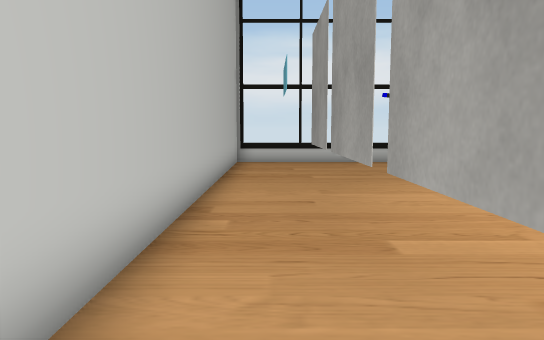
view 1 (above)

18 first-person views from a walk through a 3-D level made in the Unity game engine. The camera is 1.3 m above the floor, tilts 6° down and sees 70° across. The floor is counted in squares, 1 m on a side. Each view is taken from the middle of a square. On the plan, view 1 faces up. The plan holds only what a view shows up to about 16 squares ahead; the rest is blank. The player is left out. Some surface patterns are stand-ins.

view 2
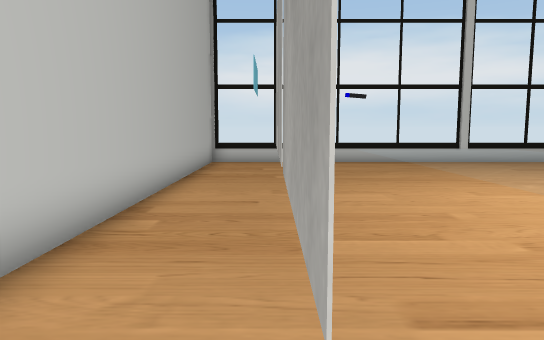

view 3
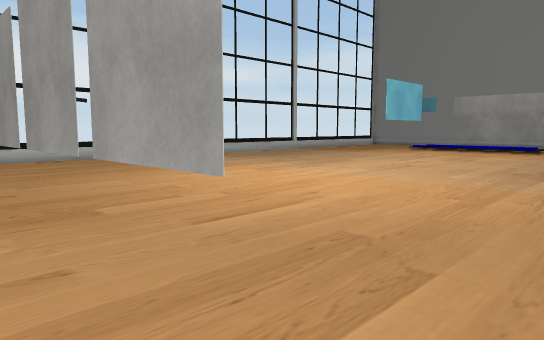

view 4
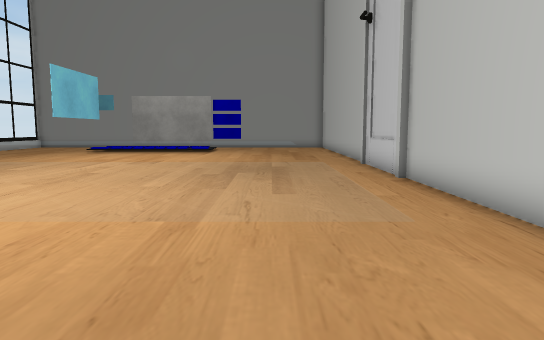

view 5
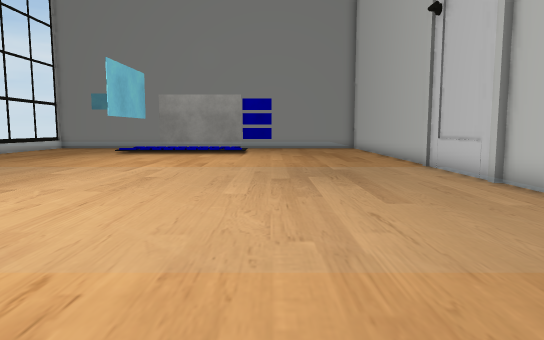

view 6
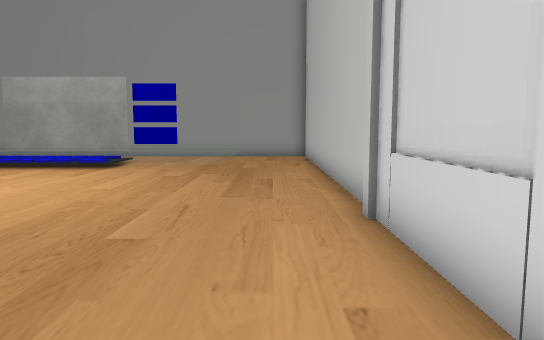

view 7
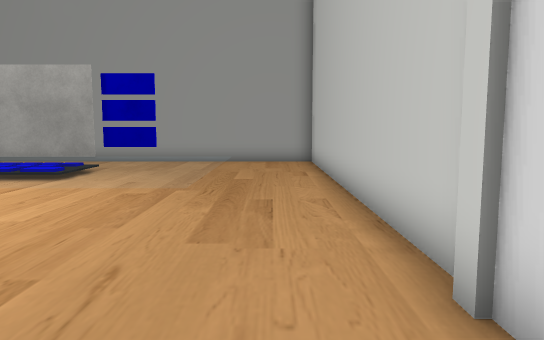

view 8
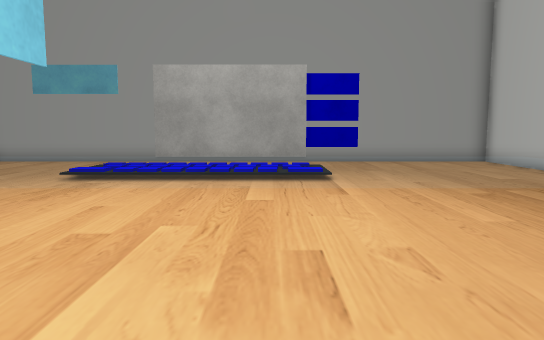

view 9
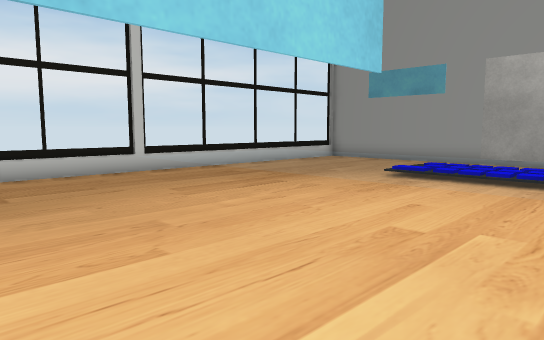

view 10
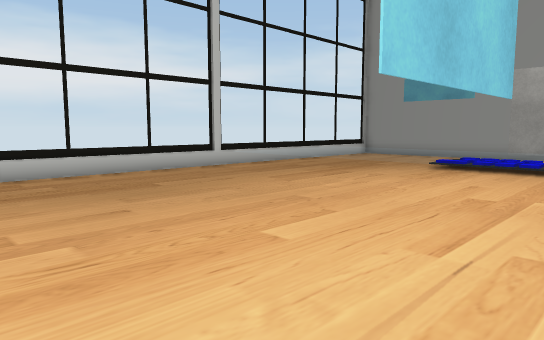

view 11
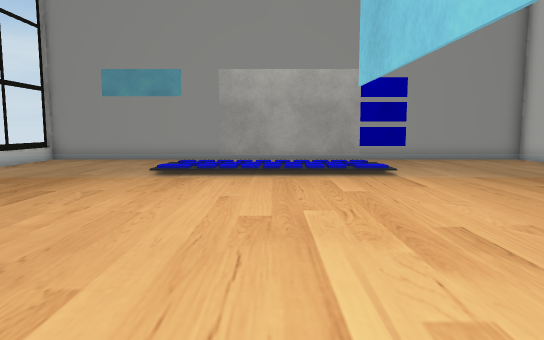

view 12
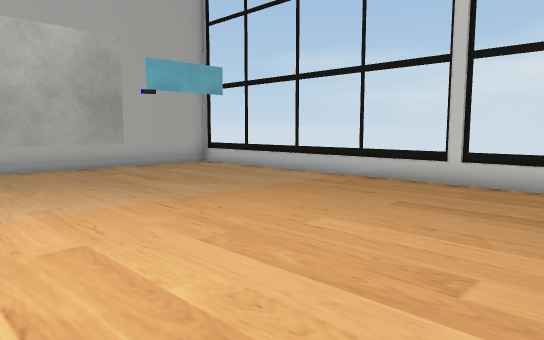

view 13
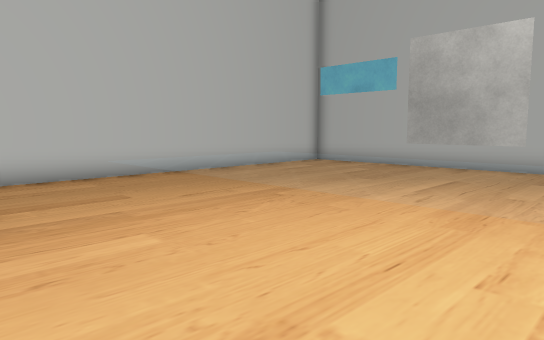

view 14
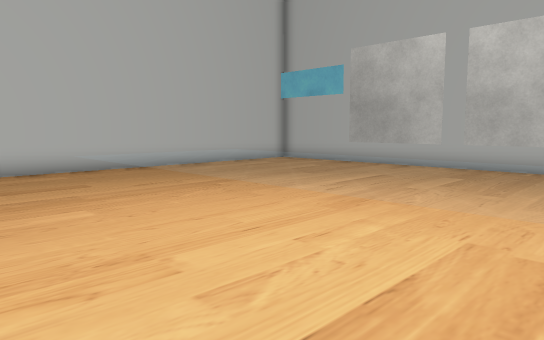

view 15
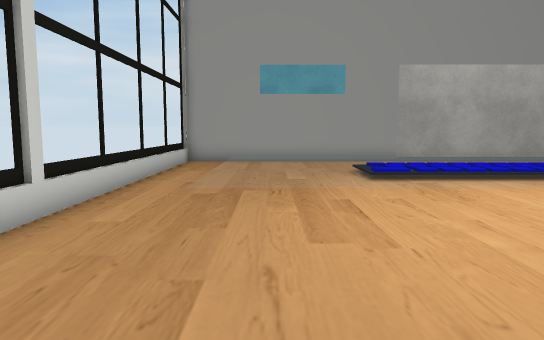

view 16
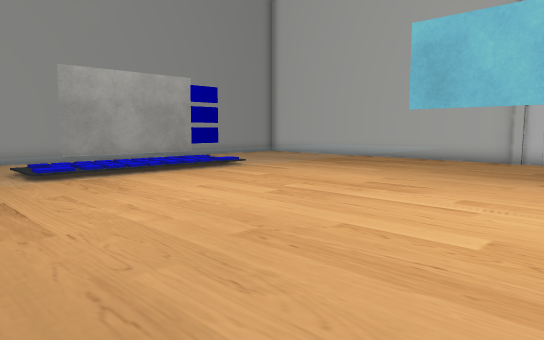

view 17
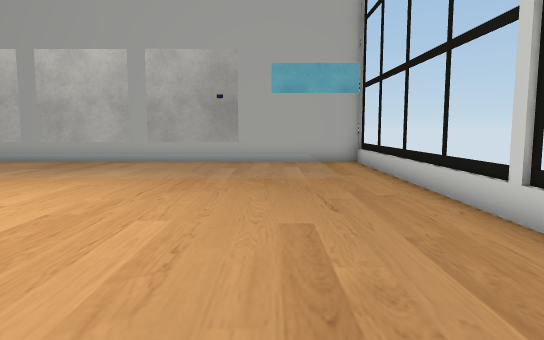

view 18
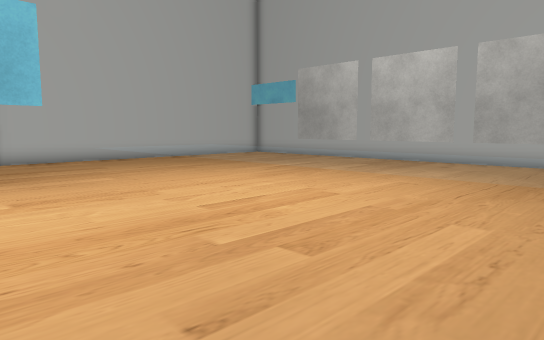

### Floor plan
Key: @ floor where view 1 was taken; # wall or solid block; x gap in a wall; . main floor; : floor 0.25 m higher than the main floor; / step, stairs or slope; = window, fence, low wall or low ledge; ^ raised ledge; T thing the floor can be seen under or through.
Columns run from 2 left of view 1 to 29 right of it. Each row starts with its distance up from view 1.
 16 ##======#==#======#==#======#==#
 15 #..............................#
 14 #..............................#
 13 #.....^^^^^.........^^^^^......#
 12 #.....^    ^........    ^......#
 11 #.....^    ^........    ^......#
 10 #..T..^    ^........    ^......#
  9 #..T..^    ^........    ^/:/...#
  8 #..x..^    ^........    ^/:/  .#
  7 #..x..^    ^........    ^/:/# .#
  6 #..T..^    ^........    ^/:/# .#
  5 #..T..^    ^..TTTT..    ^/:/# .#
  4 #..x..^    ^........    ^/:/#..#
  3 #..T..^    ^........    ^/:/#..#
  2 #..T..^    ^........    ^...#..#
  1 #..T..^    ^........    ^......#
  0 #.@...^    ^........    ^......#
 -1 #.....^    ^........    ^......#
 -2 #.....^^^^^.........^^^^^......#
 -3 #..............................#
 -4   .............................#
 -5   ##############################

Where each view was taken, in squares from view 1:
view 1: 0 up, 0 right, facing up
view 2: 0 up, 1 right, facing up
view 3: 2 down, 1 left, facing up-right
view 4: 1 down, 1 right, facing right
view 5: 1 up, 2 right, facing right
view 6: 3 down, 10 right, facing right
view 7: 3 down, 13 right, facing right
view 8: 4 up, 13 right, facing right
view 9: 4 up, 13 right, facing up-right
view 10: 4 up, 10 right, facing up-right
view 11: 6 up, 12 right, facing right
view 12: 6 up, 12 right, facing up-left
view 13: 6 up, 12 right, facing down-left
view 14: 8 up, 12 right, facing down-left
view 15: 12 up, 13 right, facing right
view 16: 12 up, 12 right, facing down-right
view 17: 12 up, 14 right, facing left
view 18: 12 up, 14 right, facing down-left
